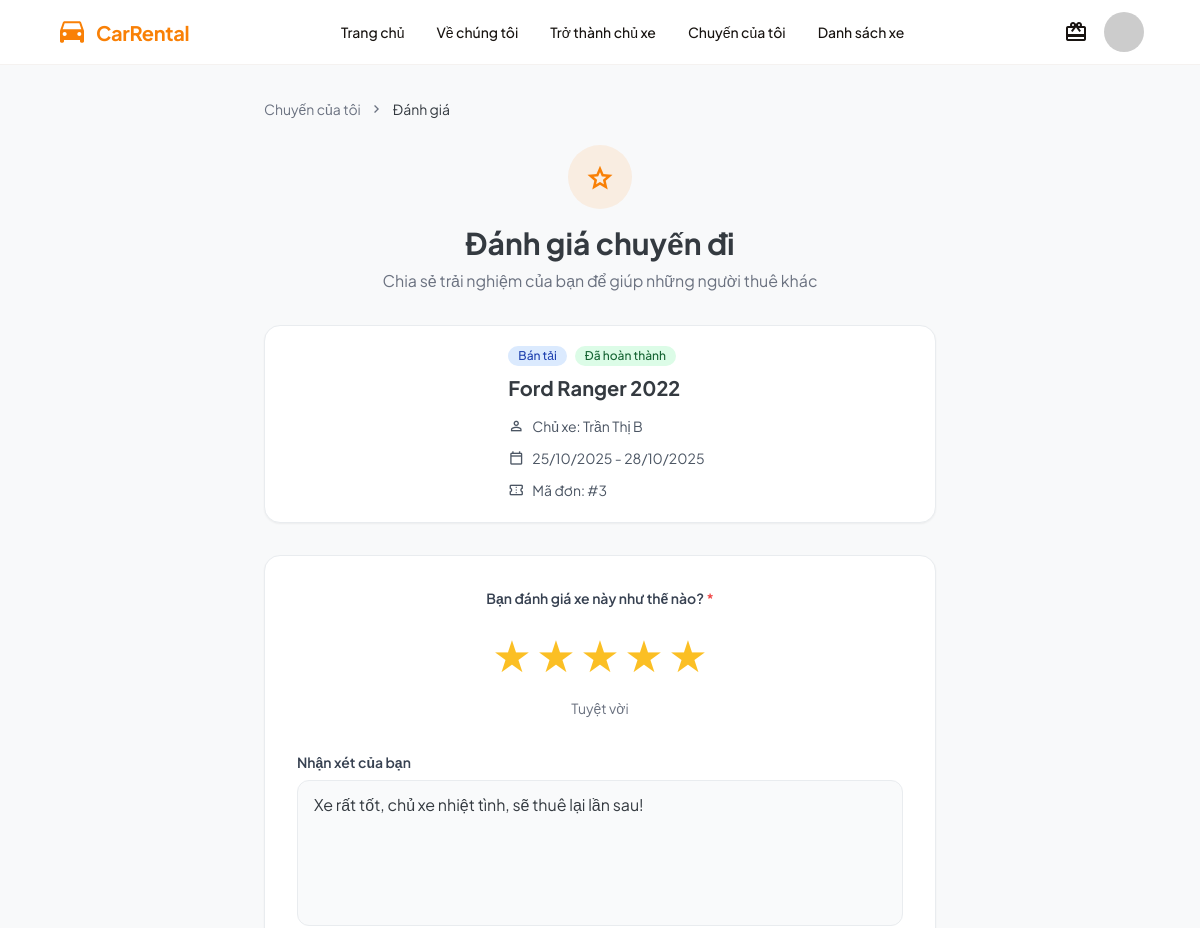
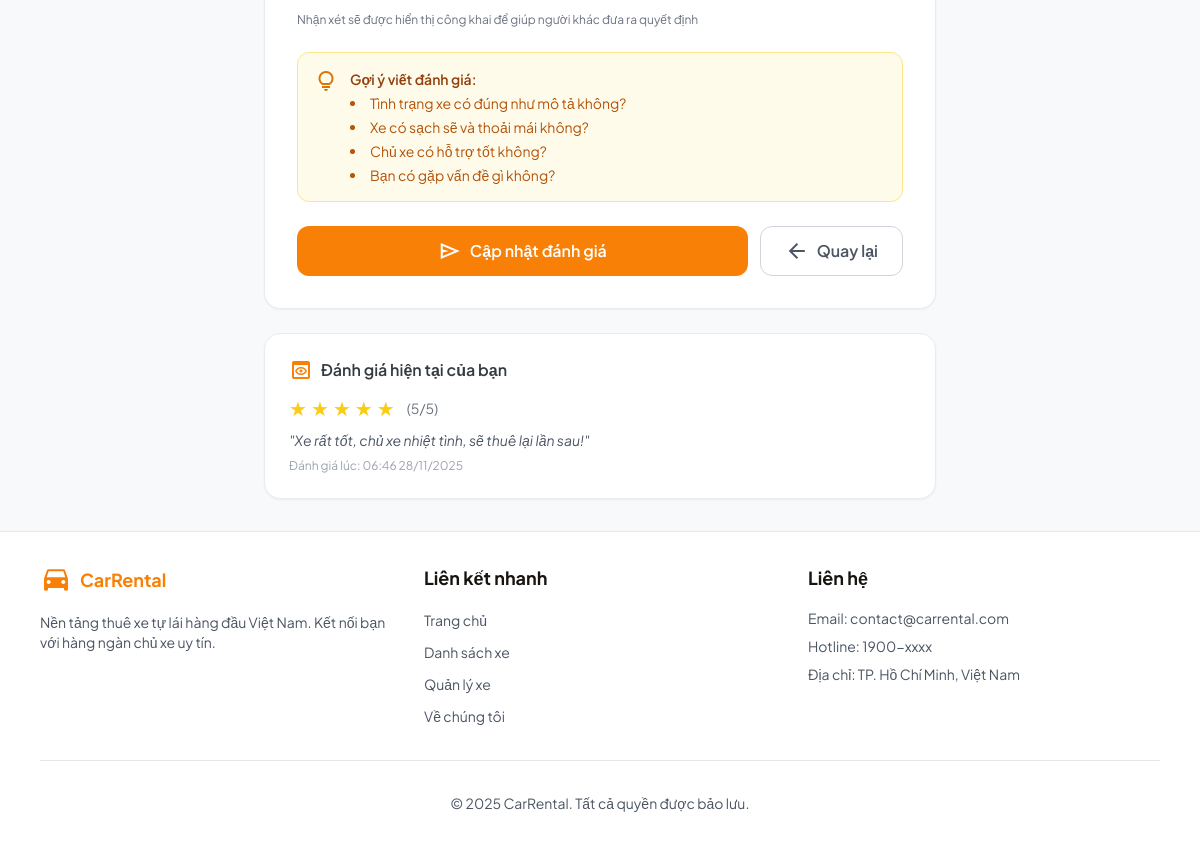
Page /client/review.php?booking_id=3 (signed in) on the committed database (2 pictures, top to bottom).
### tables this page shows
CREATE TABLE IF NOT EXISTS bookings (
    id INT AUTO_INCREMENT PRIMARY KEY,
    car_id INT NOT NULL,
    customer_id INT NOT NULL,
    start_date DATE NOT NULL,
    end_date DATE NOT NULL,
    pickup_location VARCHAR(255),
    return_location VARCHAR(255),
    total_price DECIMAL(10,2) NOT NULL,
    status ENUM('pending', 'confirmed', 'rejected', 'completed', 'cancelled') DEFAULT 'pending',
    created_at TIMESTAMP DEFAULT CURRENT_TIMESTAMP,
    FOREIGN KEY (car_id) REFERENCES cars(id) ON DELETE CASCADE,
    FOREIGN KEY (customer_id) REFERENCES users(id) ON DELETE CASCADE
);

CREATE TABLE IF NOT EXISTS cars (
    id INT AUTO_INCREMENT PRIMARY KEY,
    owner_id INT NOT NULL,
    name VARCHAR(200) NOT NULL,
    description TEXT,
    image VARCHAR(255),
    price_per_day DECIMAL(10,2) NOT NULL,
    car_type VARCHAR(50) NOT NULL,
    seats INT DEFAULT 4,
    transmission ENUM('auto', 'manual') DEFAULT 'auto',
    fuel ENUM('gasoline', 'diesel', 'electric', 'hybrid') DEFAULT 'gasoline',
    rental_type ENUM('self-drive', 'with-driver', 'long-term') DEFAULT 'self-drive',
    location VARCHAR(100) DEFAULT 'hcm',
    status ENUM('available', 'rented', 'maintenance') DEFAULT 'available',
    created_at TIMESTAMP DEFAULT CURRENT_TIMESTAMP,
    FOREIGN KEY (owner_id) REFERENCES users(id) ON DELETE CASCADE
);

CREATE TABLE IF NOT EXISTS users (
    id INT AUTO_INCREMENT PRIMARY KEY,
    username VARCHAR(50) UNIQUE NOT NULL,
    email VARCHAR(100) UNIQUE NOT NULL,
    password VARCHAR(255) NOT NULL,
    role ENUM('user', 'admin', 'host') DEFAULT 'user',
    full_name VARCHAR(100) NOT NULL,
    phone VARCHAR(20),
    avatar VARCHAR(255) DEFAULT NULL,
    created_at TIMESTAMP DEFAULT CURRENT_TIMESTAMP
);

CREATE TABLE IF NOT EXISTS reviews (
    id INT AUTO_INCREMENT PRIMARY KEY,
    car_id INT NOT NULL,
    customer_id INT NOT NULL,
    booking_id INT,
    rating INT NOT NULL CHECK (rating BETWEEN 1 AND 5),
    comment TEXT,
    created_at TIMESTAMP DEFAULT CURRENT_TIMESTAMP,
    FOREIGN KEY (car_id) REFERENCES cars(id) ON DELETE CASCADE,
    FOREIGN KEY (customer_id) REFERENCES users(id) ON DELETE CASCADE,
    FOREIGN KEY (booking_id) REFERENCES bookings(id) ON DELETE SET NULL
);

### config/session.php (called while the page is built, shortened)
<?php
function getBasePath() {
    static $base_path = null;
    if ($base_path !== null) {
        return $base_path;
    }
    $script_name = $_SERVER['SCRIPT_NAME'];
    $script_dir = dirname($script_name);
    $parts = explode('/', trim($script_dir, '/'));
    $subdirs = ['auth', 'cars', 'admin', 'client', 'host', 'api', 'config'];
    foreach ($subdirs as $subdir) {
        $pos = array_search($subdir, $parts);
        if ($pos !== false && $pos > 0) {
            $base_parts = array_slice($parts, 0, $pos);
            $base_path = '/' . implode('/', $base_parts);
            return $base_path;
        }
    }
    return $base_path;
}
?>

### client/review.php (the view, shortened to what this page needs)
<?php
require_once '../config/database.php';
require_once '../config/session.php';
$booking_id = (int)($_GET['booking_id'] ?? 0);
$user_id = $_SESSION['user_id'];
$base_path = getBasePath();
$stmt = $conn->prepare("SELECT b.*, c.id as car_id, c.name as car_name, c.image as car_image, c.car_type,
    u.full_name as owner_name
    FROM bookings b
    JOIN cars c ON b.car_id = c.id
    JOIN users u ON c.owner_id = u.id
    WHERE b.id = ? AND b.customer_id = ? AND b.status = 'completed'");
$stmt->bind_param("ii", $booking_id, $user_id);
$stmt->execute();
$result = $stmt->get_result();
$booking = $result->fetch_assoc();
$stmt = $conn->prepare("SELECT * FROM reviews WHERE booking_id = ?");
$stmt->bind_param("i", $booking_id);
$stmt->execute();
$existing_review = $stmt->get_result()->fetch_assoc();
$car_type_labels = [
    'sedan' => 'Sedan',
    'suv' => 'SUV',
    'mpv' => 'MPV',
    'pickup' => 'Bán tải',
    'hatchback' => 'Hatchback',
    'van' => 'Xe khách'
];
?>
<!DOCTYPE html>
<html lang="vi">
<head>
    <script src="https://cdn.tailwindcss.com?plugins=forms,container-queries"></script>
</head>
<body class="font-display bg-background-light dark:bg-background-dark text-text-light dark:text-text-dark min-h-screen">
    <?php include '../includes/header.php'; ?>
    <main class="py-8 px-4 sm:px-6 lg:px-8">
        <div class="max-w-2xl mx-auto">
            <nav class="flex items-center gap-2 text-sm text-gray-500 mb-6">
                <a href="my-bookings.php" class="hover:text-primary transition-colors">Chuyến của tôi</a>
                <span class="material-symbols-outlined text-base">chevron_right</span>
                <span class="text-text-light dark:text-text-dark">Đánh giá</span>
            </nav>
            <div class="text-center mb-8">
                <div class="inline-flex items-center justify-center w-16 h-16 rounded-full bg-primary/10 text-primary mb-4">
                    <span class="material-symbols-outlined text-3xl">star</span>
                </div>
                <h1 class="text-3xl font-bold mb-2">Đánh giá chuyến đi</h1>
                <p class="text-gray-500">Chia sẻ trải nghiệm của bạn để giúp những người thuê khác</p>
            </div>
            <div class="bg-white dark:bg-gray-800 rounded-2xl shadow-sm border border-border-light dark:border-border-dark overflow-hidden mb-8">
                <div class="flex flex-col sm:flex-row">
                    <div class="sm:w-1/3">
                        <div class="aspect-[4/3] bg-cover bg-center"
                             style="background-image: url('<?php echo $base_path ? $base_path . '/uploads/' : '../uploads/'; ?><?php echo htmlspecialchars($booking['car_image'] ?: 'default-car.jpg'); ?>');">
                        </div>
                    </div>
                    <div class="flex-1 p-5">
                        <div class="flex items-center gap-2 mb-2">
                            <span class="inline-flex items-center rounded-full bg-blue-100 dark:bg-blue-900/50 text-blue-800 dark:text-blue-300 px-2.5 py-0.5 text-xs font-medium">
                                <?php echo $car_type_labels[$booking['car_type']] ?? $booking['car_type']; ?>
                            </span>
                            <span class="inline-flex items-center rounded-full bg-green-100 dark:bg-green-900/50 text-green-800 dark:text-green-300 px-2.5 py-0.5 text-xs font-medium">
                                Đã hoàn thành
                            </span>
                        </div>
                        <h2 class="text-xl font-bold mb-3"><?php echo htmlspecialchars($booking['car_name']); ?></h2>
                        <div class="space-y-2 text-sm text-gray-600 dark:text-gray-400">
                            <div class="flex items-center gap-2">
                                <span class="material-symbols-outlined text-base">person</span>
                                <span>Chủ xe: <?php echo htmlspecialchars($booking['owner_name']); ?></span>
                            </div>
                            <div class="flex items-center gap-2">
                                <span class="material-symbols-outlined text-base">calendar_today</span>
                                <span><?php echo date('d/m/Y', strtotime($booking['start_date'])); ?> - <?php echo date('d/m/Y', strtotime($booking['end_date'])); ?></span>
                            </div>
                            <div class="flex items-center gap-2">
                                <span class="material-symbols-outlined text-base">confirmation_number</span>
                                <span>Mã đơn: #<?php echo $booking_id; ?></span>
                            </div>
                        </div>
                    </div>
                </div>
            </div>
            <div class="bg-white dark:bg-gray-800 rounded-2xl shadow-sm border border-border-light dark:border-border-dark p-6 sm:p-8">
                <form method="POST" action="" id="reviewForm">
                    <div class="mb-8">
                        <label class="block text-sm font-semibold text-gray-700 dark:text-gray-200 mb-4 text-center">
                            Bạn đánh giá xe này như thế nào? <span class="text-red-500">*</span>
                        </label>
                        <div class="flex justify-center">
                            <div class="star-rating">
                                <?php for ($i = 5; $i >= 1; $i--): ?>
                                    <label for="star<?php echo $i; ?>" title="<?php echo $i; ?> sao">★</label>
                                <?php endfor; ?>
                            </div>
                        </div>
                        <div class="text-center mt-3">
                            <span id="ratingText" class="text-sm text-gray-500">
                                <?php
                                    $rating_texts = [1 => 'Rất tệ', 2 => 'Tệ', 3 => 'Bình thường', 4 => 'Tốt', 5 => 'Tuyệt vời'];
                                    if ($existing_review && $existing_review['rating']) {
                                        echo $rating_texts[$existing_review['rating']];
                                    } else {
                                        echo 'Chọn số sao để đánh giá';
                                    }
                                ?>
                            </span>
                        </div>
                    </div>
                    <div class="mb-6">
                        <label for="comment" class="block text-sm font-semibold text-gray-700 dark:text-gray-200 mb-2">
                            Nhận xét của bạn
                        </label>
                        <textarea id="comment" name="comment" rows="5"
                                  placeholder="Chia sẻ trải nghiệm của bạn về chiếc xe này: tình trạng xe, độ thoải mái, dịch vụ của chủ xe..."
                                  class="w-full rounded-xl border border-border-light dark:border-border-dark bg-gray-50 dark:bg-gray-900 px-4 py-3 text-base focus:border-primary focus:ring-2 focus:ring-primary/20 resize-none"><?php echo htmlspecialchars($existing_review['comment'] ?? ''); ?></textarea>
                        <p class="mt-2 text-xs text-gray-500">Nhận xét sẽ được hiển thị công khai để giúp người khác đưa ra quyết định</p>
                    </div>
                    <div class="bg-amber-50 dark:bg-amber-900/20 border border-amber-200 dark:border-amber-800 rounded-xl p-4 mb-6">
                        <div class="flex gap-3">
                            <span class="material-symbols-outlined text-amber-600 dark:text-amber-400">lightbulb</span>
                            <div class="text-sm text-amber-800 dark:text-amber-300">
                                <p class="font-semibold mb-1">Gợi ý viết đánh giá:</p>
                                <ul class="list-disc list-inside space-y-1 text-amber-700 dark:text-amber-400">
                                    <li>Tình trạng xe có đúng như mô tả không?</li>
                                    <li>Xe có sạch sẽ và thoải mái không?</li>
                                    <li>Chủ xe có hỗ trợ tốt không?</li>
                                    <li>Bạn có gặp vấn đề gì không?</li>
                                </ul>
                            </div>
                        </div>
                    </div>
                    <div class="flex flex-col sm:flex-row gap-3">
                        <button type="submit"
                                class="flex-1 inline-flex items-center justify-center gap-2 rounded-xl bg-primary text-white px-6 py-3 font-semibold hover:bg-primary/90 transition-colors">
                            <span class="material-symbols-outlined">send</span>
                            <?php echo $existing_review ? 'Cập nhật đánh giá' : 'Gửi đánh giá'; ?>
                        </button>
                        <a href="my-bookings.php?status=completed"
                           class="inline-flex items-center justify-center gap-2 rounded-xl border border-gray-300 dark:border-gray-600 px-6 py-3 font-semibold text-gray-600 dark:text-gray-300 hover:bg-gray-100 dark:hover:bg-gray-700 transition-colors">
                            <span class="material-symbols-outlined">arrow_back</span>
                            Quay lại
                        </a>
                    </div>
                </form>
            </div>
            <?php if ($existing_review): ?>
            <div class="mt-6 bg-white dark:bg-gray-800 rounded-2xl shadow-sm border border-border-light dark:border-border-dark p-6">
                <h3 class="font-semibold mb-3 flex items-center gap-2">
                    <span class="material-symbols-outlined text-primary">preview</span>
                    Đánh giá hiện tại của bạn
                </h3>
                <div class="flex items-center gap-1 mb-2">
                    <?php for ($i = 1; $i <= 5; $i++): ?>
                        <span class="text-xl <?php echo $i <= $existing_review['rating'] ? 'text-yellow-400' : 'text-gray-300'; ?>">★</span>
                    <?php endfor; ?>
                    <span class="ml-2 text-sm text-gray-500">(<?php echo $existing_review['rating']; ?>/5)</span>
                </div>
                <?php if ($existing_review['comment']): ?>
                    <p class="text-gray-600 dark:text-gray-400 text-sm italic">"<?php echo htmlspecialchars($existing_review['comment']); ?>"</p>
                <?php else: ?>
                    <p class="text-gray-400 text-sm italic">Không có nhận xét</p>
                <?php endif; ?>
                <p class="text-xs text-gray-400 mt-2">
                    Đánh giá lúc: <?php echo date('H:i d/m/Y', strtotime($existing_review['created_at'])); ?>
                </p>
            </div>
            <?php endif; ?>
        </div>
    </main>
    <?php include '../includes/footer.php'; ?>
</body>
</html>

### client/review.php (style rules this page uses)
.material-symbols-outlined { font-variation-settings: 'FILL' 0, 'wght' 400, 'GRAD' 0, 'opsz' 24; }
.star-rating { display: flex; gap: 0.5rem; flex-direction: row-reverse; justify-content: flex-end; }
.star-rating label { cursor: pointer; font-size: 2.5rem; color: #d1d5db; transition: all 0.2s ease; }
.star-rating label:hover, .star-rating label:hover ~ label, .star-rating input:checked ~ label { color: #fbbf24; transform: scale(1.1); }

### rows in the picture
bookings: car.car_type "Bán tải", car.name "Ford Ranger 2022", users.full_name "Trần Thị B", start_date "25/10/2025", end_date "28/10/2025"
reviews: rating "Tuyệt vời", comment "Xe rất tốt, chủ xe nhiệt tình, sẽ thuê lại lần sau!", rating "5", created_at "06:46 28/11/2025"

### other values in the picture
$booking_id "3"
